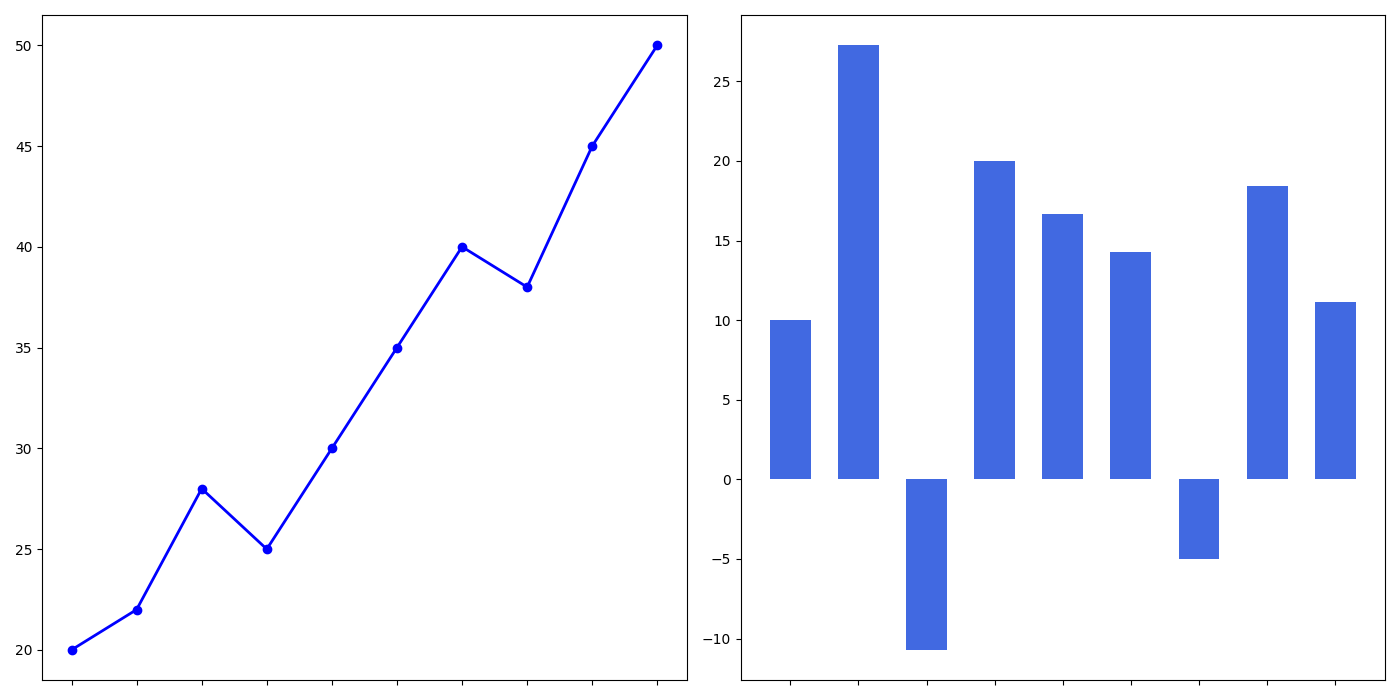

Recreate this plot in Python.
import matplotlib.pyplot as plt
import numpy as np

years = np.arange(2010, 2020)
stock_prices = np.array([20, 22, 28, 25, 30, 35, 40, 38, 45, 50])
price_changes = np.diff(stock_prices) / stock_prices[:-1] * 100

sorted_indices = np.argsort(price_changes)
sorted_years = years[1:][sorted_indices]
sorted_price_changes = price_changes[sorted_indices]

fig, (ax1, ax2) = plt.subplots(1, 2, figsize=(14, 7))

ax1.plot(years, stock_prices, marker='o', linestyle='-', color='blue', linewidth=2)
ax1.set_xticks(years)
ax1.set_xticklabels([])

ax2.bar(sorted_years, sorted_price_changes, color='royalblue', width=0.6)
ax2.set_xticks(sorted_years)
ax2.set_xticklabels([])

plt.tight_layout()
plt.show()
